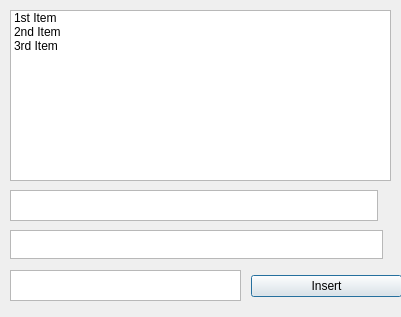
<?xml version="1.0" encoding="UTF-8"?>
<ui version="4.0">
 <class>Dialog</class>
 <widget class="QDialog" name="Dialog">
  <property name="geometry">
   <rect>
    <x>0</x>
    <y>0</y>
    <width>401</width>
    <height>317</height>
   </rect>
  </property>
  <property name="windowTitle">
   <string>Dialog</string>
  </property>
  <widget class="QListWidget" name="listWidget_Test">
   <property name="geometry">
    <rect>
     <x>10</x>
     <y>10</y>
     <width>381</width>
     <height>171</height>
    </rect>
   </property>
   <property name="dragDropMode">
    <enum>QAbstractItemView::NoDragDrop</enum>
   </property>
   <property name="selectionMode">
    <enum>QAbstractItemView::MultiSelection</enum>
   </property>
   <property name="wordWrap">
    <bool>false</bool>
   </property>
   <item>
    <property name="text">
     <string>1st Item</string>
    </property>
   </item>
   <item>
    <property name="text">
     <string>2nd Item</string>
    </property>
   </item>
   <item>
    <property name="text">
     <string>3rd Item</string>
    </property>
   </item>
  </widget>
  <widget class="QWidget" name="layoutWidget">
   <property name="geometry">
    <rect>
     <x>10</x>
     <y>190</y>
     <width>381</width>
     <height>31</height>
    </rect>
   </property>
   <layout class="QHBoxLayout" name="horizontalLayout">
    <item>
     <widget class="QTextBrowser" name="textBrowser"/>
    </item>
    <item>
     <widget class="QLabel" name="label">
      <property name="text">
       <string/>
      </property>
     </widget>
    </item>
   </layout>
  </widget>
  <widget class="QWidget" name="layoutWidget">
   <property name="geometry">
    <rect>
     <x>251</x>
     <y>271</y>
     <width>151</width>
     <height>31</height>
    </rect>
   </property>
   <layout class="QHBoxLayout" name="horizontalLayout_3">
    <item>
     <widget class="QPushButton" name="btn_insertItem">
      <property name="text">
       <string>Insert</string>
      </property>
     </widget>
    </item>
   </layout>
  </widget>
  <widget class="QTextBrowser" name="textBrowser_2">
   <property name="geometry">
    <rect>
     <x>10</x>
     <y>230</y>
     <width>373</width>
     <height>29</height>
    </rect>
   </property>
  </widget>
  <widget class="QTextBrowser" name="textBrowser_3">
   <property name="geometry">
    <rect>
     <x>10</x>
     <y>270</y>
     <width>231</width>
     <height>31</height>
    </rect>
   </property>
  </widget>
 </widget>
 <resources/>
 <connections/>
</ui>
